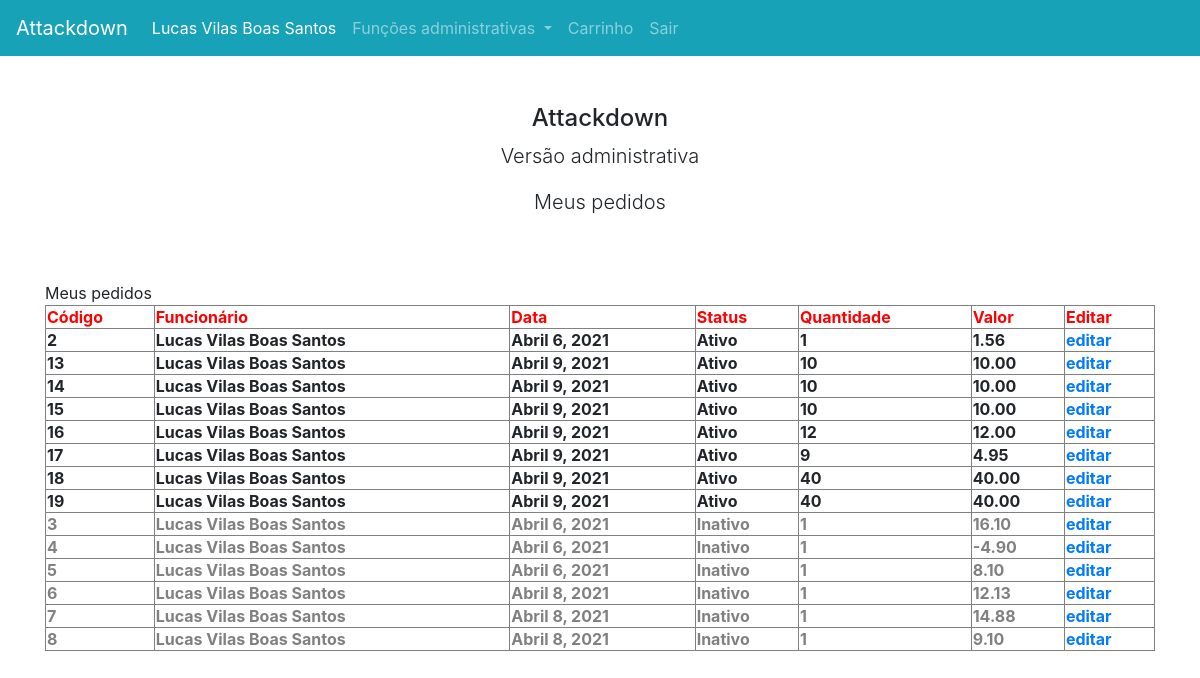
Before: /pedidos/lista/ (signed in) with the older database file.
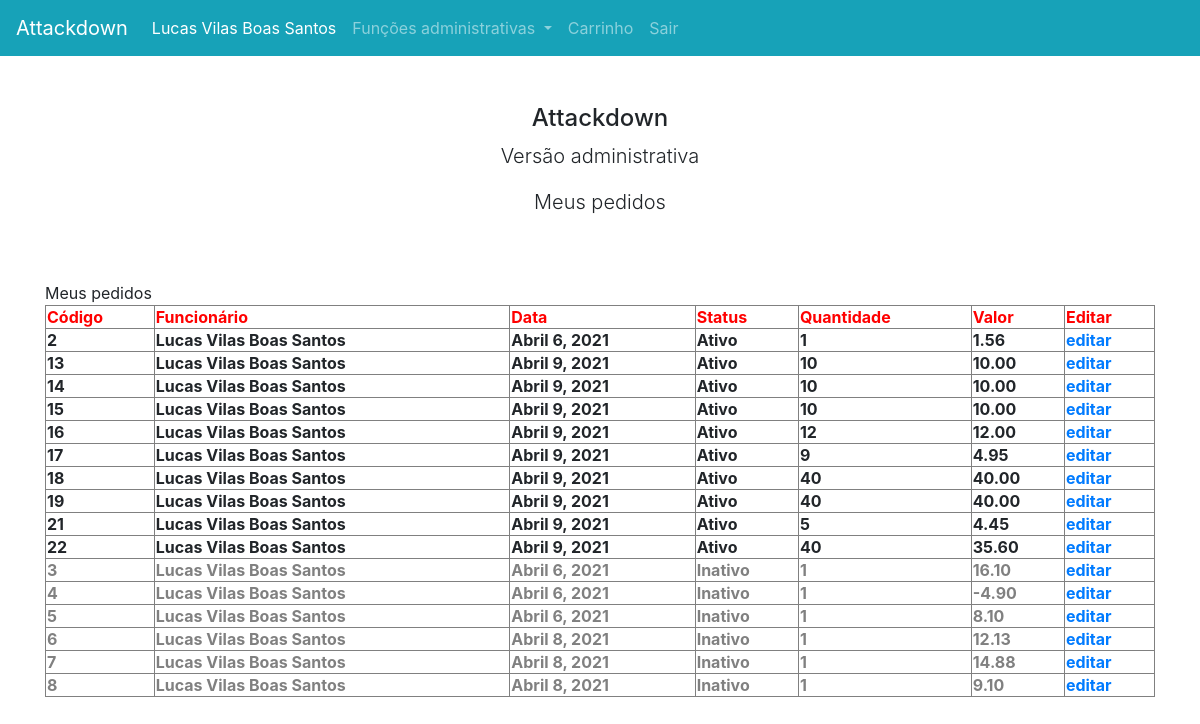
After: the same page with the newer database file.
### pedido/models.py (models this page shows)
class Pedido(models.Model):
    idPedido = models.AutoField(primary_key=True)
    nomeFuncionario = models.ForeignKey(Account, default=None, on_delete=models.DO_NOTHING, null=True)
    dataPedido = models.DateField()
    status = models.BooleanField()
    valorTotal = models.DecimalField(max_digits=7, decimal_places=2, null=True)
    produto = models.ManyToManyField(Produto)
    quantidade = models.IntegerField(default=1)

### account/models.py (models this page shows, shortened)
class Account(AbstractBaseUser, PermissionsMixin):
    email = models.EmailField(_('email address'), unique=True, max_length=60)
    cpf = models.TextField(unique=True, primary_key=True)
    nome = models.TextField(max_length=45)
    cargo = models.TextField(max_length=20)
    is_admin = models.BooleanField(default=False)
    is_staff = models.BooleanField(default=False)
    is_superuser = models.BooleanField(default=False)
    is_active = models.BooleanField(default=True)
    date_joined = models.DateTimeField(default=timezone.now)
    USERNAME_FIELD = 'email'
    REQUIRED_FIELDS = ['cpf']
    objects = AccountManager()

### pedido/views.py (the view)
# urls.py: path('lista/', views.lista_pedidos),
def lista_pedidos(request):
    queryset = Pedido.objects.filter(nomeFuncionario=request.user).order_by('-status')
    context = {
        'pedidos':queryset
    }
    return render(request, 'lista-pedidos.html', context)

### templates/lista-pedidos.html (shortened to what this page needs)
{% extends "base.html" %}
{% block conteudo %}
{% block titulobody %}Meus pedidos{%endblock titulobody %}
	<table border=1 style="width: 100%;">
        <tr style="color: red;">
            <th>Código</th>
            <th>Funcionário</th>
            <th>Data</th>
            <th>Status</th>
            <th>Quantidade</th>
            <th>Valor</th>
            <th>Editar</th>
        </tr>
        {% for pedido in pedidos %}
        <tr {% if not pedido.status %} style="color: grey;"{% endif %}>
            <th>{{ pedido.idPedido }}</th>
            <th>{{ pedido.nomeFuncionario.nome }}</th>
            <th>{{ pedido.dataPedido }}</th>
            <th>{% if pedido.status %}Ativo{% else %}Inativo{% endif %}</th>
            <th>{{ pedido.quantidade }}</th>
            <th>{{ pedido.valorTotal }}</th>
            <th><a href="{% url 'editar-pedido' pedido.idPedido %}">editar</a></th>
        </tr>
        {% endfor %}
    </table>
{% endblock conteudo %}

Changed rows visible on the page:
added Pedido: idPedido "21", nomeFuncionario.nome "Lucas Vilas Boas Santos", dataPedido "Abril 9, 2021", status "Ativo", quantidade "5", valorTotal "4.45"
added Pedido: idPedido "22", nomeFuncionario.nome "Lucas Vilas Boas Santos", dataPedido "Abril 9, 2021", status "Ativo", quantidade "40", valorTotal "35.60"
